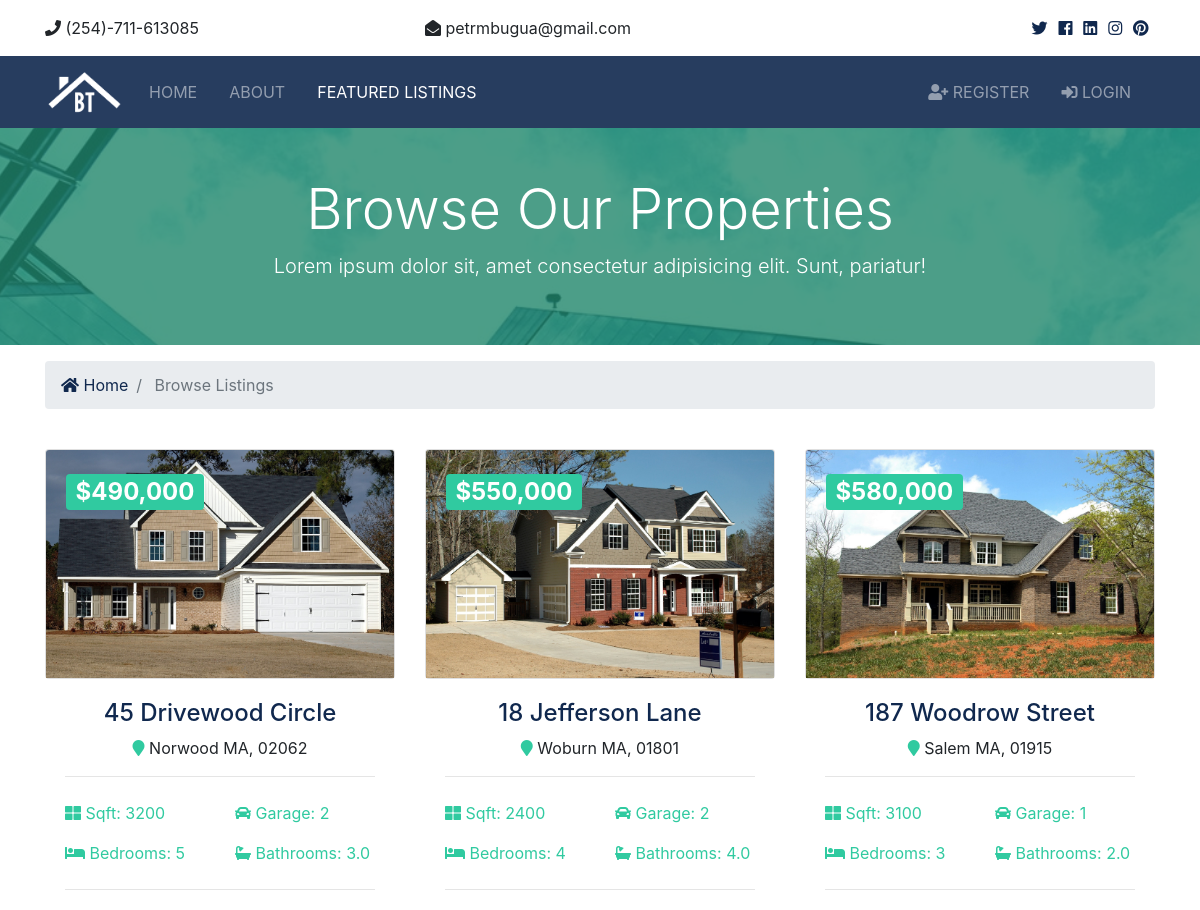
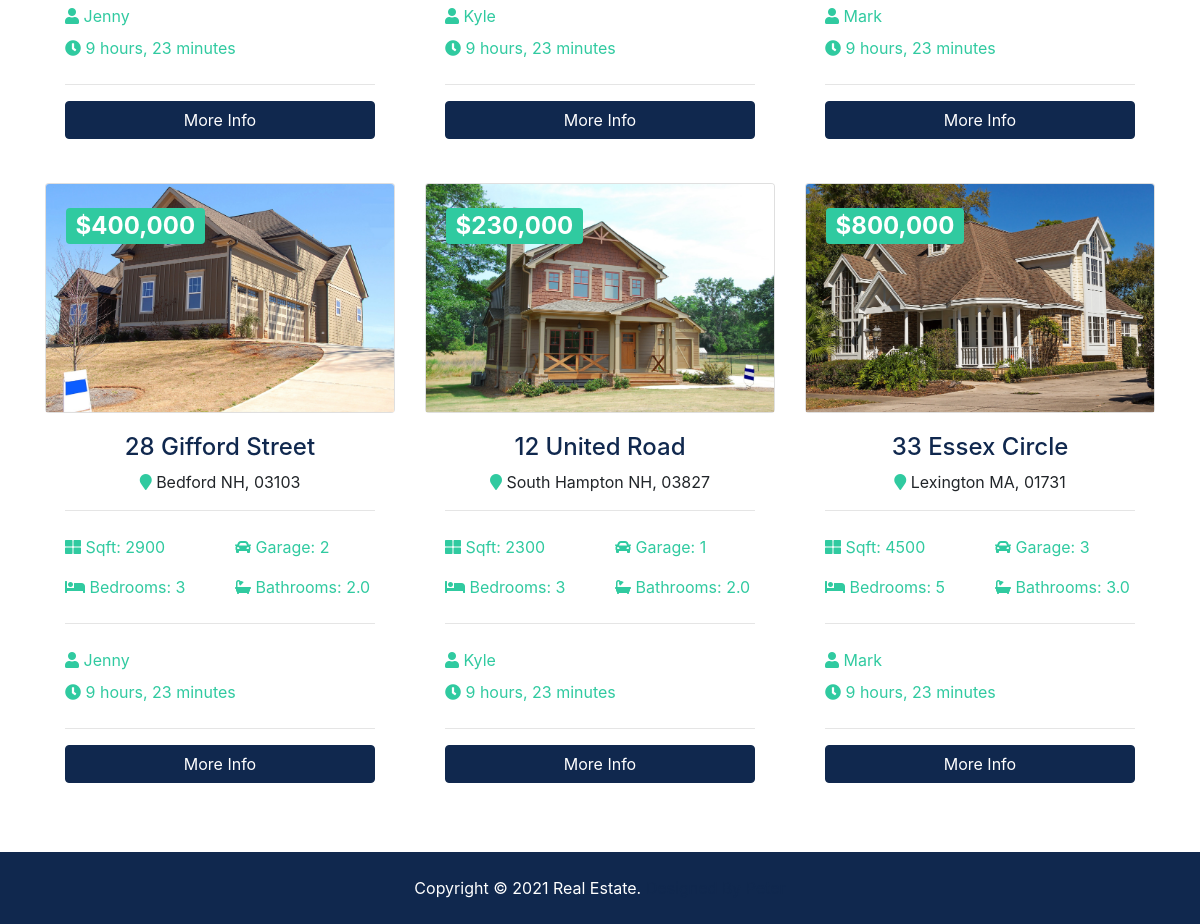
/listings/, run on the app's committed database (2 pictures, top to bottom).
### listings/models.py (models this page shows, shortened)
class Listing(models.Model):
    realtor = models.ForeignKey(Realtor, on_delete=models.DO_NOTHING)
    title = models.CharField(max_length=200)
    address = models.CharField(max_length=200)
    city = models.CharField(max_length=100)
    state = models.CharField(max_length=100)
    zipcode = models.CharField(max_length=20)
    description = models.TextField(blank=True)
    price = models.IntegerField()
    bedrooms = models.IntegerField()
    bathrooms = models.DecimalField(max_digits=2, decimal_places=1)
    garage = models.IntegerField(default=0)
    sqft = models.IntegerField()
    lot_size = models.DecimalField(max_digits=5, decimal_places=1)
    photo_main = models.ImageField(upload_to='photos/%Y/%m/%d/', blank=True)
    photo_1 = models.ImageField(upload_to='photos/%Y/%m/%d/', blank=True)
    photo_2 = models.ImageField(upload_to='photos/%Y/%m/%d/', blank=True)
    photo_3 = models.ImageField(upload_to='photos/%Y/%m/%d/', blank=True)
    photo_4 = models.ImageField(upload_to='photos/%Y/%m/%d/', blank=True)
    photo_5 = models.ImageField(upload_to='photos/%Y/%m/%d/', blank=True)
    photo_6 = models.ImageField(upload_to='photos/%Y/%m/%d/', blank=True)
    is_published = models.BooleanField(default=True)
    list_date = models.DateField(default=datetime.now, blank=True)

### realtors/models.py (models this page shows)
class Realtor(models.Model):
    name = models.CharField(max_length=200)
    photo = models.ImageField(upload_to='photos/%Y/%m/%d/')
    description = models.TextField(blank=True)
    phone = models.CharField(max_length=20)
    email = models.CharField(max_length=50)
    is_mvp = models.BooleanField(default=False)
    hire_date = models.DateTimeField(default=datetime.now, blank=True)
    def __str__(self):
        return self.name

### listings/views.py (the view)
# urls.py: path('', views.index, name='listings'),
def index(request):
    listings = Listing.objects.order_by('-list_date').filter(is_published=True)
    paginator = Paginator(listings, 6)
    page = request.GET.get('page')
    paged_listings = paginator.get_page(page)
    context = {
        'listings': paged_listings
    }
    return render(request, 'listings/listings.html', context)

### templates/listings/listings.html (shortened to what this page needs)
{% extends 'base.html' %}
{% load humanize %}
{% block content %}
<section id="showcase-inner" class="py-5 text-white">
  <div class="container">
    <div class="row text-center">
      <div class="col-md-12">
        <h1 class="display-4">Browse Our Properties</h1>
        <p class="lead">Lorem ipsum dolor sit, amet consectetur adipisicing elit. Sunt, pariatur!</p>
      </div>
    </div>
  </div>
</section>
<section id="bc" class="mt-3">
  <div class="container">
    <nav aria-label="breadcrumb">
      <ol class="breadcrumb">
        <li class="breadcrumb-item">
          <a href="{% url 'index' %}">
            <i class="fas fa-home"></i> Home</a>
        </li>
        <li class="breadcrumb-item active"> Browse Listings</li>
      </ol>
    </nav>
  </div>
</section>
<section id="listings" class="py-4">
  <div class="container">
    <div class="row">
      {%if listings%}
        {%for listing in listings%}
      <div class="col-md-6 col-lg-4 mb-4">
        <div class="card listing-preview">
          <img class="card-img-top" src="{{ listing.photo_main.url }}" alt="">
          <span class="card-img-overlay">
            <h2>
              <span class="badge badge-secondary text-white">${{ listing.price | intcomma }}</span>
            </h2>
        </div>
        <div class="card-body">
          <div class="listing-heading text-center">
            <h4 class="text-primary"> {{ listing.title }}</h4>
            <p>
              <i class="fas fa-map-marker text-secondary"></i> {{ listing.city }} {{ listing.state }},
              {{ listing.zipcode }}</p>
          </div>
          <hr>
          <div class="row py-2 text-secondary">
            <div class="col-6">
              <i class="fas fa-th-large"></i> Sqft: {{ listing.sqft }}</div>
            <div class="col-6">
              <i class="fas fa-car"></i> Garage: {{ listing.garage }}</div>
          </div>
          <div class="row py-2 text-secondary">
            <div class="col-6">
              <i class="fas fa-bed"></i> Bedrooms: {{ listing.bedrooms }}</div>
            <div class="col-6">
              <i class="fas fa-bath"></i> Bathrooms: {{ listing.bathrooms }}</div>
          </div>
          <hr>
          <div class="row py-2 text-secondary">
            <div class="col-12">
              <i class="fas fa-user"></i> {{ listing.realtor }}</div>
          </div>
          <div class="row text-secondary pb-2">
            <div class="col-12">
              <i class="fas fa-clock"></i> {{ listing.list_date | timesince }}
            </div>
          </div>
          <hr>
          <a href="{% url 'listing' listing.id %}" class="btn btn-primary btn-block">More Info</a>
        </div>
      </div>
      {%endfor%}
    {%else%}
    <div class="col-md-12">
      <p>No Listings Available</p>
    </div>
    {%endif%}
  </div>
  <div class="row">
    <div class="col-md-12">
    </div>
  </div>
  </div>
</section>
{% endblock %}

### config/static/css/all.css (style rules this page uses)
.fa, .fas, .far, .fal, .fab { -moz-osx-font-smoothing: grayscale; -webkit-font-smoothing: antialiased; display: inline-block; font-style: normal; font-variant: normal; text-rendering: auto; line-height: 1; }
.fa-bath:before { content: "\f2cd"; }
.fa-bed:before { content: "\f236"; }
.fa-car:before { content: "\f1b9"; }
.fa-clock:before { content: "\f017"; }
.fa-home:before { content: "\f015"; }
.fa-map-marker:before { content: "\f041"; }
.fa-th-large:before { content: "\f009"; }
.fa-user:before { content: "\f007"; }
.fa, .fas { font-family: 'Font Awesome 5 Free'; font-weight: 900; }

### config/static/css/style.css (style rules this page uses)
img { width: 100%; }
#showcase-inner { background-image: url('../img/building.jpg') ; background-position: center; background-repeat: no-repeat; background-size: cover; background-attachment: fixed; position: relative; overflow: hidden; min-height: 200px; }
#showcase-inner::before { content: ''; position: absolute; top: 0; left: 0; min-height: 100%; width: 100%; background: rgba(32, 134, 107, 0.8); }

### data on the page
Listing: photo_main (picture), price "490,000", title "45 Drivewood Circle", city "Norwood", state "MA", zipcode "02062", sqft "3200", garage "2", bedrooms "5", bathrooms "3.0", realtor "Jenny", list_date "9 hours, 23 minutes"
Listing: photo_main (picture), price "550,000", title "18 Jefferson Lane", city "Woburn", state "MA", zipcode "01801", sqft "2400", garage "2", bedrooms "4", bathrooms "4.0", realtor "Kyle", list_date "9 hours, 23 minutes"
Listing: photo_main (picture), price "580,000", title "187 Woodrow Street", city "Salem", state "MA", zipcode "01915", sqft "3100", garage "1", bedrooms "3", bathrooms "2.0", realtor "Mark", list_date "9 hours, 23 minutes"
Listing: photo_main (picture), price "400,000", title "28 Gifford Street", city "Bedford", state "NH", zipcode "03103", sqft "2900", garage "2", bedrooms "3", bathrooms "2.0", realtor "Jenny", list_date "9 hours, 23 minutes"
Listing: photo_main (picture), price "230,000", title "12 United Road", city "South Hampton", state "NH", zipcode "03827", sqft "2300", garage "1", bedrooms "3", bathrooms "2.0", realtor "Kyle", list_date "9 hours, 23 minutes"
Listing: photo_main (picture), price "800,000", title "33 Essex Circle", city "Lexington", state "MA", zipcode "01731", sqft "4500", garage "3", bedrooms "5", bathrooms "3.0", realtor "Mark", list_date "9 hours, 23 minutes"
